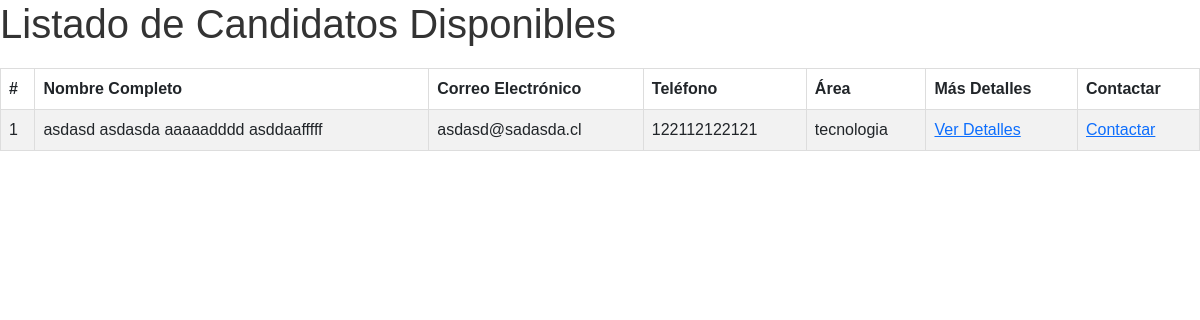
Page /App_curriculums/Home/emplst on the earlier database version.
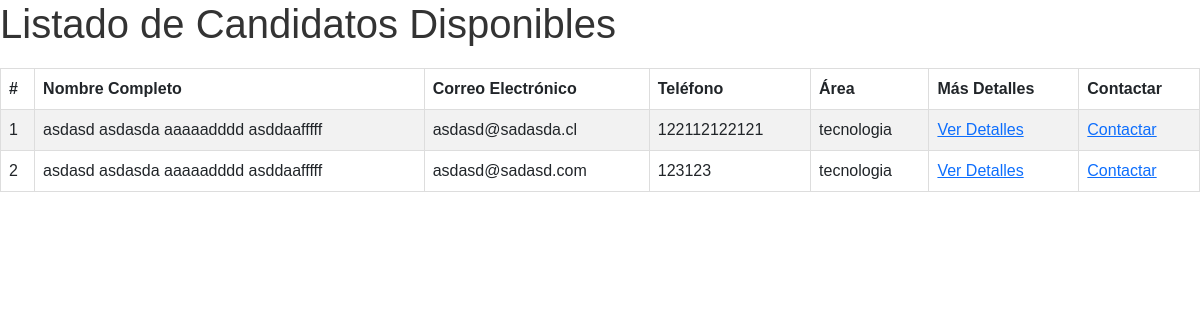
Same page on the later database version.
### App_curriculums/models.py (models this page shows)
class Curriculums(models.Model):
    id = models.AutoField(primary_key=True, null=False,unique=True)
    nombre_completo = models.CharField(max_length=162, null=True, blank= True)
    email = models.EmailField(max_length=254, null=False, blank=False, unique=True)
    nombre_usu = models.ForeignKey(Usuarios, on_delete=models.CASCADE, to_field='nombre_usu')
    telefono = models.IntegerField(null=True,blank=True,unique=True)
    area = models.CharField(max_length=254,blank=True,null=False,default='Area no especificada')
    puntaje = models.IntegerField(null=True, blank=True)

### App_curriculums/views.py (the view)
# urls.py: path('/Home/emplst',views.lista_candidatos,name='Listado_empleados'),
def lista_candidatos(request):
    curriculums = Curriculums.objects.all().order_by('-puntaje')
    return render(request, 'html/lista_candidatos.html', {'curriculums': curriculums})

### App_curriculums/templates/html/lista_candidatos.html (shortened to what this page needs)
{% load static %}
<!DOCTYPE html>
<html lang="es">
<head>
    <link rel="stylesheet" type="text/css" href="https://cdn.jsdelivr.net/npm/bootstrap@5.3.0/dist/css/bootstrap.min.css">
    <link rel="stylesheet" href="{% static 'App_curriculums/css/lista_candidatos.css' %}">
</head>
<body>
<h1>Listado de Candidatos Disponibles</h1>
<table class="table table-striped">
    <thead>
        <tr>
            <th>#</th>
            <th>Nombre Completo</th>
            <th>Correo Electrónico</th>
            <th>Teléfono</th>
            <th>Área</th>
            <th>Más Detalles</th>
            <th>Contactar</th>
        </tr>
    </thead>
    <tbody>
        {% for curriculum in curriculums %}
            <tr>
                <td>{{ forloop.counter }}</td>
                <td>{{ curriculum.nombre_completo }}</td>
                <td>{{ curriculum.email }}</td>
                <td>{{ curriculum.telefono }}</td>
                <td>{{ curriculum.area }}</td>
                <td><a href="#">Ver Detalles</a></td>
                <td><a href="#">Contactar</a></td>
            </tr>
        {% endfor %}
    </tbody>
</table>
</body>
</html>

Differences in the rows shown:
added Curriculums: nombre_completo "asdasd asdasda aaaaadddd asddaafffff", email "asdasd@sadasd.com", telefono "123123", area "tecnologia"
